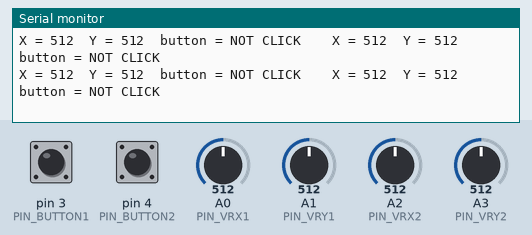
A sketch run on a simulated Arduino Uno, built with avr-gcc and run on an emulated ATmega328P. Parts: the last lines printed to the serial monitor. The inputs (shaded band) are chosen by the test bench; at power-on: pin 3 (PIN_BUTTON1) HIGH, pin 4 (PIN_BUTTON2) HIGH, A0 (PIN_VRX1) = 512, A1 (PIN_VRY1) = 512, A2 (PIN_VRX2) = 512, A3 (PIN_VRY2) = 512.

Above: at 1.8 s.
1.9 s: pin 3 (PIN_BUTTON1) pulled LOW for 1.2 s
At 2.6 s:
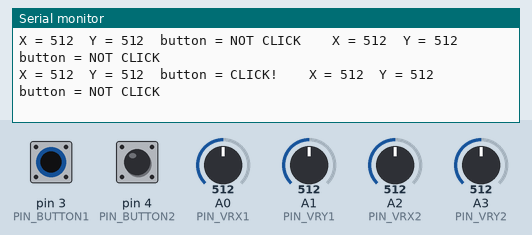
4.6 s: pin 4 (PIN_BUTTON2) pulled LOW for 1.2 s
At 5.5 s:
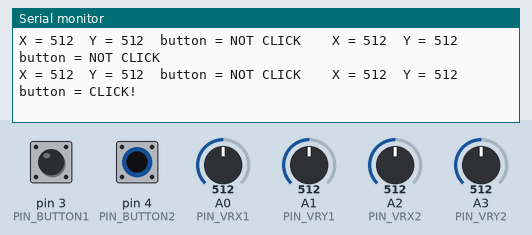
7.3 s: A0 (PIN_VRX1) set to 716
At 8.5 s:
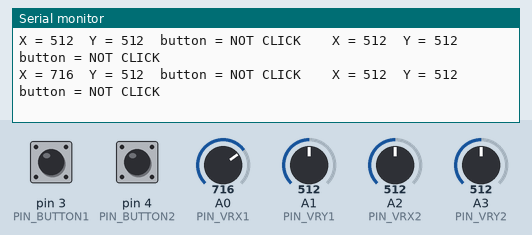
8.8 s: A1 (PIN_VRY1) set to 30
At 9.5 s:
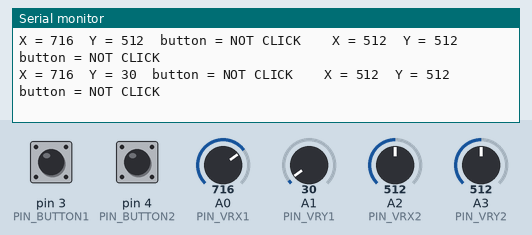
12.9 s: A2 (PIN_VRX2) set to 716
At 13.4 s:
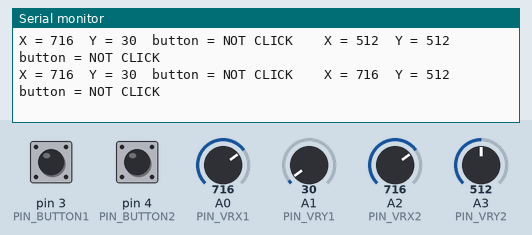
14.4 s: A3 (PIN_VRY2) set to 716
At 15.4 s:
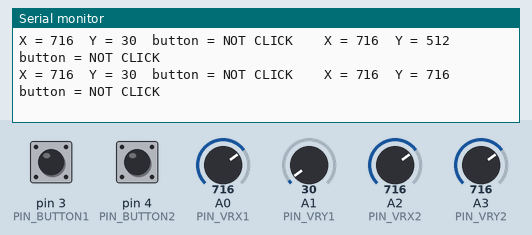

The sketch:

joystick.ino
```cpp
#define PIN_VRX1 A0
#define PIN_VRY1 A1
#define PIN_BUTTON1 3

#define PIN_VRX2 A2
#define PIN_VRY2 A3
#define PIN_BUTTON2 4

void setup () {
  Serial.begin (9600);
  pinMode(PIN_BUTTON1, INPUT_PULLUP);
  pinMode(PIN_BUTTON2, INPUT_PULLUP);
}

void loop () {
  Serial.print("X = ");
  Serial.print(analogRead(PIN_VRX1));

  Serial.print("\tY = ");
  Serial.print(analogRead(PIN_VRY1));

  Serial.print("\tbutton = ");
  if (digitalRead(PIN_BUTTON1) == HIGH) {
    Serial.print ("NOT CLICK");
  }
  else {
    Serial.print ("CLICK!");
  }

  Serial.print("\t\tX = ");
  Serial.print(analogRead(PIN_VRX2));

  Serial.print("\tY = ");
  Serial.print(analogRead(PIN_VRY2));

  Serial.print("\tbutton = ");
  if (digitalRead(PIN_BUTTON2) == HIGH) {
    Serial.println ("NOT CLICK");
  }
  else {
    Serial.println ("CLICK!");
  }
  delay(1000);
}
```

Measured:
- after the input at 1.9 s, the serial monitor: prints a new line after 0.11 s (image 1)
- after the input at 4.6 s, the serial monitor: prints a new line after 0.43 s (image 2)
- after the input at 7.3 s, the serial monitor: prints a new line after 0.75 s (image 3)
- after the input at 8.8 s, the serial monitor: prints a new line after 0.26 s (image 4)
- after the input at 12.9 s, the serial monitor: prints a new line after 0.18 s (image 5)
- after the input at 14.4 s, the serial monitor: prints a new line after 0.69 s (image 6)
